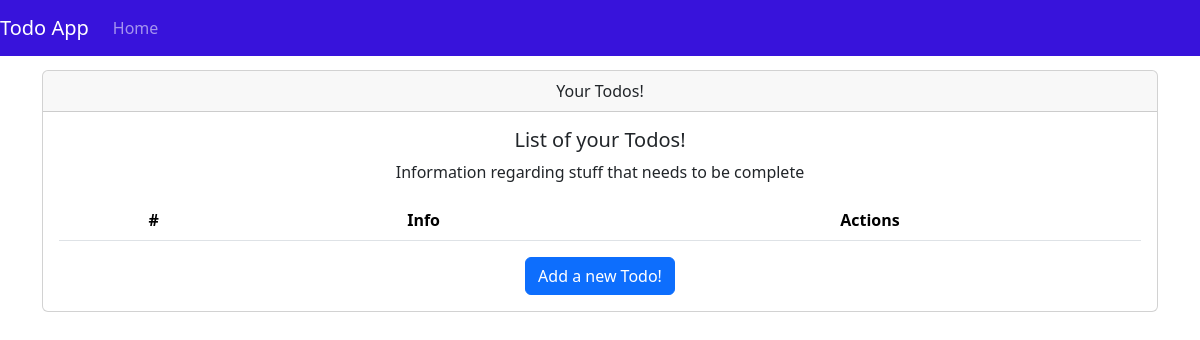
Page /todos/ on the earlier database version.
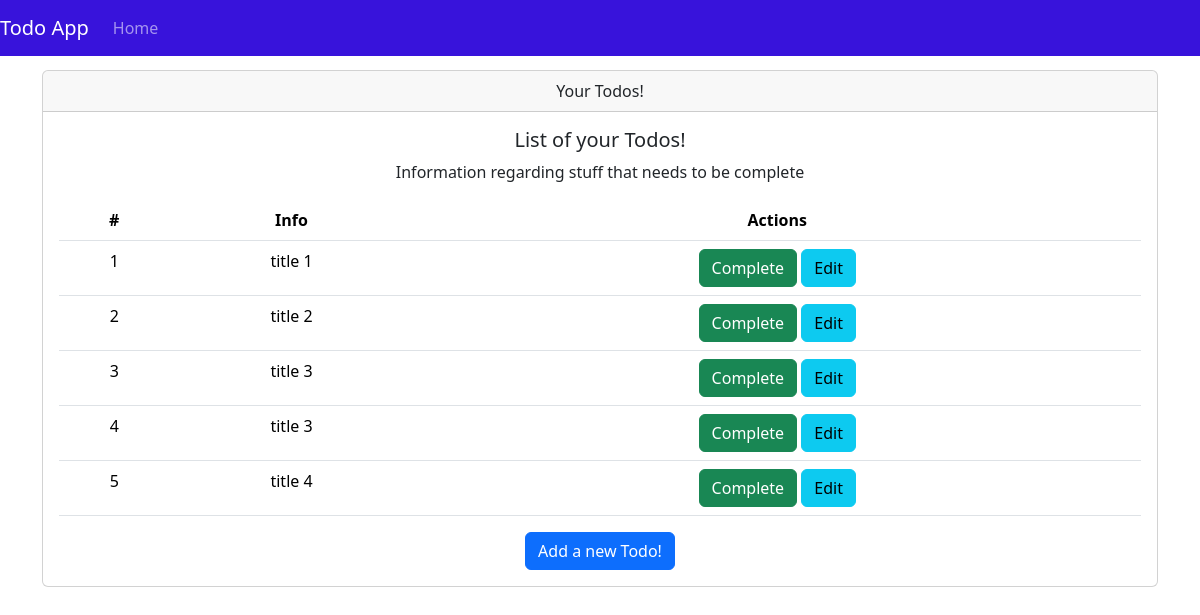
Same page on the later database version.
### models.py (models this page shows)
class Todos(Base):
    __tablename__ = "todos"
    id = Column(Integer, primary_key=True, index=True)
    title = Column(String)
    description = Column(String)
    priority = Column(Integer)
    complete = Column(Boolean, default=False)
    owner_id = Column(Integer, ForeignKey("users.id"))
    owner = relationship("Users", back_populates="todos")

### routers/todos.py (the view)
@router.get("/", response_class=HTMLResponse)
async def read_all_by_user(request: Request, db: Session = Depends(get_db)):
    todos = db.query(models.Todos).filter(models.Todos.owner_id == 1).all()
    return templates.TemplateResponse("home.html", {"request": request, "todos": todos})

### templates/home.html
{% include 'layout.html' %}
<div class="container">
    <div class="card text-center">
        <div class="card-header">
            Your Todos!
        </div>
        <div class="card-body">
            <h5 class="card-title">List of your Todos!</h5>
            <p class="card-text">Information regarding stuff that needs to be complete</p>
            <table class="table table-hover">
                <thead>
                    <tr>
                        <th scope="col">#</th>
                        <th scope="col">Info</th>
                        <th scope="col">Actions</th>
                    </tr>
                </thead>
                <tbody>
                    {% for todo in todos %}
                    <tr class="pointer">
                        <td>{{loop.index}}</td>
                        <td>{{todo.title}}</td>
                        <td>
                            <button type="button" class="btn btn-success">Complete</button>
                            <button onclick="window.location.href='edit-todo/{{todo.id}}'" type="button" class="btn btn-info">Edit</button>
                        </td>
                    </tr>
                    {% endfor %}
                </tbody>
            </table>
            <a href="add-todo" class="btn btn-primary">Add a new Todo!</a>
        </div>
    </div>
</div>

### templates/layout.html (shortened to what this page needs)
<!DOCTYPE html>
<html lang="en">
<head>
    <link href="https://cdn.jsdelivr.net/npm/bootstrap@5.3.1/dist/css/bootstrap.min.css" rel="stylesheet"
>
</head>
<body style="padding-top: 70px;">
{% include 'navbar.html' %}
</body>
</html>

### templates/navbar.html (shortened to what this page needs)
<div>
    <nav class="navbar navbar-expand-md navbar-dark fixed-top" style="background-color: #3813db;">
        <a class="navbar-brand" href="#">Todo App</a>
        <div class="collapse navbar-collapse" id="navbarNav">
            <ul class="navbar-nav">
                <li class="nav-item active">
                    <a class="nav-link" href="#">Home </a>
                </li>
            </ul>
        </div>
    </nav>
</div>

Differences in the rows shown:
added Todos: title "title 1"
added Todos: title "title 2"
added Todos: title "title 3"
added Todos: title "title 3"
added Todos: title "title 4"
